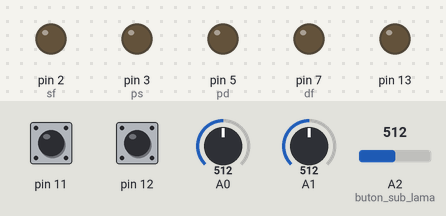
Simulated run of this sketch. Board: Arduino Uno, built with avr-gcc and run on an emulated ATmega328P. Parts: output pins drawn as LEDs (lit = HIGH). The inputs (shaded band) are chosen by the test bench; at power-on: pin 11 HIGH, A2 (buton_sub_lama) = 512, pin 12 HIGH, A0 = 512, A1 = 512. Pins used as bus, display or sensor lines are not drawn.

Above: at 0.8 s.
0.9 s: pin 11 pulled LOW for 0.15 s
At 1.2 s:
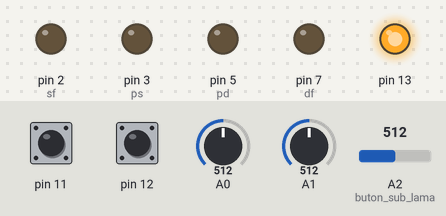
4.0 s: A2 (buton_sub_lama) set to 213
At 6.2 s:
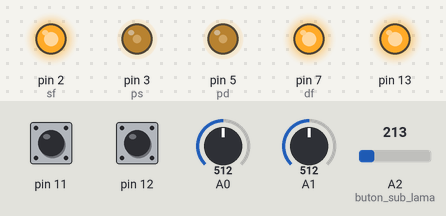
7.0 s: A2 (buton_sub_lama) set to 191
At 8.5 s:
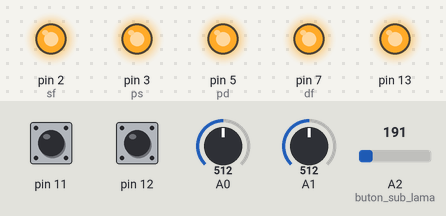
Timing chart, 0 to 10.0 s (numbered marks = the images above; inputs shaded):
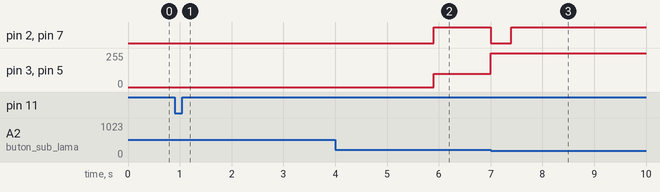

Measured:
- the behaviour switches between 201 and 200 on A2 (buton_sub_lama) (found by bisection; images 2 and 3)
- after the input at 0.9 s, pin 13: LOW → HIGH at once
- after the input at 7.0 s, pin 2 (sf), pin 7 (df): HIGH → LOW at once, → HIGH 0.40 s later; pin 3 (ps), pin 5 (pd): 100/255 → 255/255 at once

The sketch:

Sumo_btS.ino
```cpp
int bd=0,bs=0,bd90=0, bs90=0,vl, comanda=0;


int sf=2,ss=4,ps=3;//stanga fata, stanga spate, pwm stanga
int df=7,ds=6,pd=5;
int p,pw=100; //puterea
int dist=250;//distanta senzor fata
void setup() {

  pinMode(ss, OUTPUT);
  pinMode(sf, OUTPUT);
  pinMode(ds, OUTPUT);
  pinMode(df, OUTPUT);
  pinMode(ps, OUTPUT);
  pinMode(pd, OUTPUT);
  pinMode(13,OUTPUT);
 pinMode(10,INPUT);
 pinMode(11,INPUT);
 pinMode(12,INPUT);
 pinMode(16,INPUT);//buton sub lama
 digitalWrite(12,1);
digitalWrite(11,1);


 while (bd==0 && bs==0 && bd90==0 && bs90==0)
{
  if (digitalRead(12)==0) bs=1;
  if (digitalRead(11)==0) bd=1;
}
 digitalWrite(13,1);

//while(comanda==0)  if (digitalRead(12)==1) comanda=1;
delay (5000);

while (analogRead (2)>200){p=100;fata();}
p=255; inapoi(); delay (400);


if (bd90==1){p=200;dreapta90();delay(160);bd=1;}
if (bs90==1){p=200;stanga90();delay(160);bs=1;}
}

void loop() {
//if(digitalRead(12)==0)reset();
vl=0;

if (analogRead(0)>150 && analogRead(1)>150)  {vl=1;p=255;fata();}
if (analogRead(0)>150 && analogRead(1)<150)  { bs=1;bd=0;}
if (analogRead(0)<150 && analogRead(1)>150)  { bs=0;bd=1;}


      if (bd==1 && bs==0 && vl==0){p=150;dreapta();}
      if (bs==1 && bd==0 && vl==0){p=150;stanga();}


//if (digitalRead(8)==0 && digitalRead(9)==0)  {bs=0;bd=0; p=255;fata();}
}

void fata()
{
digitalWrite(sf,1);
digitalWrite(df,1);
digitalWrite(ss,0);
digitalWrite(ds,0);
analogWrite(ps,p);
analogWrite(pd,p);
}
void inapoi()
{
digitalWrite(sf,0);
digitalWrite(df,0);
digitalWrite(ss,1);
digitalWrite(ds,1);
analogWrite(ps,p);
analogWrite(pd,p);
}
void reset()
{
digitalWrite(sf,0);
digitalWrite(df,0);
digitalWrite(ss,0);
digitalWrite(ds,0);
analogWrite(ps,0);
analogWrite(pd,0);
while(1);
}
void stanga()
{
digitalWrite(sf,1);
digitalWrite(df,1);
digitalWrite(ss,0);
digitalWrite(ds,0);
analogWrite(ps,p/6);
analogWrite(pd,p);
}

void stanga90()
{
digitalWrite(sf,0);
digitalWrite(df,1);
digitalWrite(ss,1);
digitalWrite(ds,0);
analogWrite(ps,p);
analogWrite(pd,p);
}

void dreapta()
{
digitalWrite(sf,1);
digitalWrite(df,1);
digitalWrite(ss,0);
digitalWrite(ds,0);
analogWrite(ps,p);
analogWrite(pd,p/6 );
}

void dreapta90()
{
digitalWrite(sf,1);
digitalWrite(df,0);
digitalWrite(ss,0);
digitalWrite(ds,1);
analogWrite(ps,p);
analogWrite(pd,p);
}
```
